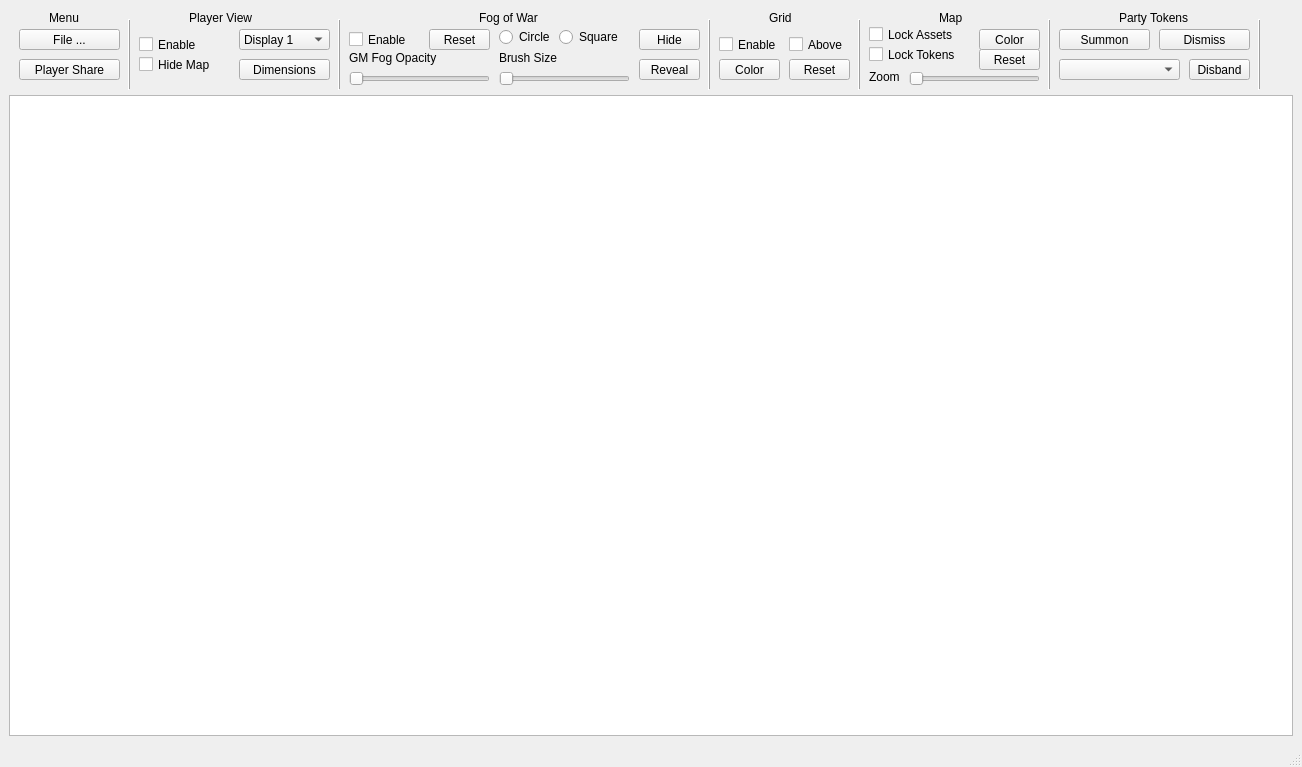
<?xml version="1.0" encoding="UTF-8"?>
<ui version="4.0">
 <class>MainWindow</class>
 <widget class="QMainWindow" name="MainWindow">
  <property name="geometry">
   <rect>
    <x>0</x>
    <y>0</y>
    <width>1302</width>
    <height>767</height>
   </rect>
  </property>
  <property name="windowTitle">
   <string>MainWindow</string>
  </property>
  <widget class="QWidget" name="centralwidget">
   <layout class="QVBoxLayout" name="verticalLayout">
    <item>
     <layout class="QVBoxLayout" name="verticalLayout_2" stretch="0,1">
      <property name="spacing">
       <number>0</number>
      </property>
      <property name="topMargin">
       <number>0</number>
      </property>
      <item>
       <widget class="QWidget" name="toolbar_widget" native="true">
        <property name="sizePolicy">
         <sizepolicy hsizetype="Preferred" vsizetype="Preferred">
          <horstretch>0</horstretch>
          <verstretch>0</verstretch>
         </sizepolicy>
        </property>
        <property name="minimumSize">
         <size>
          <width>0</width>
          <height>86</height>
         </size>
        </property>
        <property name="autoFillBackground">
         <bool>false</bool>
        </property>
        <property name="styleSheet">
         <string notr="true"/>
        </property>
        <widget class="QFrame" name="frame">
         <property name="geometry">
          <rect>
           <x>110</x>
           <y>10</y>
           <width>20</width>
           <height>71</height>
          </rect>
         </property>
         <property name="frameShape">
          <enum>QFrame::Shape::VLine</enum>
         </property>
         <property name="frameShadow">
          <enum>QFrame::Shadow::Raised</enum>
         </property>
        </widget>
        <widget class="QPushButton" name="fog_revealtool_btn">
         <property name="geometry">
          <rect>
           <x>630</x>
           <y>50</y>
           <width>61</width>
           <height>21</height>
          </rect>
         </property>
         <property name="text">
          <string>Reveal</string>
         </property>
        </widget>
        <widget class="QFrame" name="frame_3">
         <property name="geometry">
          <rect>
           <x>320</x>
           <y>10</y>
           <width>20</width>
           <height>71</height>
          </rect>
         </property>
         <property name="frameShape">
          <enum>QFrame::Shape::VLine</enum>
         </property>
         <property name="frameShadow">
          <enum>QFrame::Shadow::Raised</enum>
         </property>
        </widget>
        <widget class="QLabel" name="label_3">
         <property name="geometry">
          <rect>
           <x>470</x>
           <y>0</y>
           <width>71</width>
           <height>18</height>
          </rect>
         </property>
         <property name="text">
          <string>Fog of War</string>
         </property>
        </widget>
        <widget class="QCheckBox" name="show_playerview_checkBox">
         <property name="geometry">
          <rect>
           <x>130</x>
           <y>20</y>
           <width>91</width>
           <height>31</height>
          </rect>
         </property>
         <property name="text">
          <string>Enable</string>
         </property>
        </widget>
        <widget class="QPushButton" name="fog_reset_btn">
         <property name="geometry">
          <rect>
           <x>420</x>
           <y>20</y>
           <width>61</width>
           <height>21</height>
          </rect>
         </property>
         <property name="text">
          <string>Reset</string>
         </property>
        </widget>
        <widget class="QLabel" name="brush_label">
         <property name="geometry">
          <rect>
           <x>490</x>
           <y>40</y>
           <width>131</width>
           <height>18</height>
          </rect>
         </property>
         <property name="text">
          <string>Brush Size</string>
         </property>
        </widget>
        <widget class="QComboBox" name="displaySelect_comboBox">
         <property name="geometry">
          <rect>
           <x>230</x>
           <y>20</y>
           <width>91</width>
           <height>21</height>
          </rect>
         </property>
         <item>
          <property name="text">
           <string>Display 1</string>
          </property>
         </item>
         <item>
          <property name="text">
           <string>Display 2</string>
          </property>
         </item>
        </widget>
        <widget class="QRadioButton" name="fog_square_radio">
         <property name="geometry">
          <rect>
           <x>550</x>
           <y>20</y>
           <width>71</width>
           <height>16</height>
          </rect>
         </property>
         <property name="text">
          <string>Square</string>
         </property>
        </widget>
        <widget class="QPushButton" name="fog_hidetool_btn">
         <property name="geometry">
          <rect>
           <x>630</x>
           <y>20</y>
           <width>61</width>
           <height>21</height>
          </rect>
         </property>
         <property name="text">
          <string>Hide</string>
         </property>
        </widget>
        <widget class="QLabel" name="label">
         <property name="geometry">
          <rect>
           <x>40</x>
           <y>0</y>
           <width>41</width>
           <height>18</height>
          </rect>
         </property>
         <property name="text">
          <string>Menu</string>
         </property>
        </widget>
        <widget class="QRadioButton" name="fog_circle_radio">
         <property name="geometry">
          <rect>
           <x>490</x>
           <y>20</y>
           <width>61</width>
           <height>16</height>
          </rect>
         </property>
         <property name="text">
          <string>Circle</string>
         </property>
        </widget>
        <widget class="QPushButton" name="dimensions_btn">
         <property name="geometry">
          <rect>
           <x>230</x>
           <y>50</y>
           <width>91</width>
           <height>21</height>
          </rect>
         </property>
         <property name="text">
          <string>Dimensions</string>
         </property>
        </widget>
        <widget class="QCheckBox" name="fog_enable_checkBox">
         <property name="geometry">
          <rect>
           <x>340</x>
           <y>20</y>
           <width>91</width>
           <height>21</height>
          </rect>
         </property>
         <property name="text">
          <string>Enable</string>
         </property>
        </widget>
        <widget class="QLabel" name="label_2">
         <property name="geometry">
          <rect>
           <x>180</x>
           <y>0</y>
           <width>71</width>
           <height>18</height>
          </rect>
         </property>
         <property name="text">
          <string>Player View</string>
         </property>
        </widget>
        <widget class="QSlider" name="brush_slider">
         <property name="geometry">
          <rect>
           <x>490</x>
           <y>60</y>
           <width>131</width>
           <height>20</height>
          </rect>
         </property>
         <property name="orientation">
          <enum>Qt::Orientation::Horizontal</enum>
         </property>
        </widget>
        <widget class="QLabel" name="gmfog_label">
         <property name="geometry">
          <rect>
           <x>340</x>
           <y>40</y>
           <width>141</width>
           <height>18</height>
          </rect>
         </property>
         <property name="text">
          <string>GM Fog Opacity</string>
         </property>
        </widget>
        <widget class="QSlider" name="gmfog_slider">
         <property name="geometry">
          <rect>
           <x>340</x>
           <y>60</y>
           <width>141</width>
           <height>20</height>
          </rect>
         </property>
         <property name="orientation">
          <enum>Qt::Orientation::Horizontal</enum>
         </property>
        </widget>
        <widget class="QToolButton" name="web_toolbtn">
         <property name="geometry">
          <rect>
           <x>10</x>
           <y>50</y>
           <width>101</width>
           <height>21</height>
          </rect>
         </property>
         <property name="text">
          <string>Player Share</string>
         </property>
        </widget>
        <widget class="QToolButton" name="file_toolbtn">
         <property name="geometry">
          <rect>
           <x>10</x>
           <y>20</y>
           <width>101</width>
           <height>21</height>
          </rect>
         </property>
         <property name="text">
          <string>File ...</string>
         </property>
        </widget>
        <widget class="QLabel" name="label_4">
         <property name="geometry">
          <rect>
           <x>930</x>
           <y>0</y>
           <width>31</width>
           <height>18</height>
          </rect>
         </property>
         <property name="text">
          <string>Map</string>
         </property>
        </widget>
        <widget class="QCheckBox" name="lockmap_checkBox">
         <property name="geometry">
          <rect>
           <x>860</x>
           <y>10</y>
           <width>101</width>
           <height>31</height>
          </rect>
         </property>
         <property name="text">
          <string>Lock Assets</string>
         </property>
        </widget>
        <widget class="QCheckBox" name="locktokens_checkBox">
         <property name="geometry">
          <rect>
           <x>860</x>
           <y>30</y>
           <width>101</width>
           <height>31</height>
          </rect>
         </property>
         <property name="text">
          <string>Lock Tokens</string>
         </property>
        </widget>
        <widget class="QFrame" name="frame_6">
         <property name="geometry">
          <rect>
           <x>690</x>
           <y>10</y>
           <width>20</width>
           <height>71</height>
          </rect>
         </property>
         <property name="frameShape">
          <enum>QFrame::Shape::VLine</enum>
         </property>
         <property name="frameShadow">
          <enum>QFrame::Shadow::Raised</enum>
         </property>
         <widget class="QFrame" name="frame_7">
          <property name="geometry">
           <rect>
            <x>380</x>
            <y>0</y>
            <width>20</width>
            <height>71</height>
           </rect>
          </property>
          <property name="frameShape">
           <enum>QFrame::Shape::VLine</enum>
          </property>
          <property name="frameShadow">
           <enum>QFrame::Shadow::Raised</enum>
          </property>
         </widget>
        </widget>
        <widget class="QLabel" name="label_5">
         <property name="geometry">
          <rect>
           <x>760</x>
           <y>0</y>
           <width>31</width>
           <height>18</height>
          </rect>
         </property>
         <property name="text">
          <string>Grid</string>
         </property>
        </widget>
        <widget class="QCheckBox" name="grid_enable_checkBox">
         <property name="geometry">
          <rect>
           <x>710</x>
           <y>20</y>
           <width>91</width>
           <height>31</height>
          </rect>
         </property>
         <property name="text">
          <string>Enable</string>
         </property>
        </widget>
        <widget class="ColorPickerButton" name="gridcolor_toolbtn">
         <property name="geometry">
          <rect>
           <x>710</x>
           <y>50</y>
           <width>61</width>
           <height>21</height>
          </rect>
         </property>
         <property name="text">
          <string>Color</string>
         </property>
        </widget>
        <widget class="QFrame" name="frame_8">
         <property name="geometry">
          <rect>
           <x>840</x>
           <y>10</y>
           <width>20</width>
           <height>71</height>
          </rect>
         </property>
         <property name="frameShape">
          <enum>QFrame::Shape::VLine</enum>
         </property>
         <property name="frameShadow">
          <enum>QFrame::Shadow::Raised</enum>
         </property>
         <widget class="QFrame" name="frame_9">
          <property name="geometry">
           <rect>
            <x>380</x>
            <y>0</y>
            <width>20</width>
            <height>71</height>
           </rect>
          </property>
          <property name="frameShape">
           <enum>QFrame::Shape::VLine</enum>
          </property>
          <property name="frameShadow">
           <enum>QFrame::Shadow::Raised</enum>
          </property>
         </widget>
         <widget class="QFrame" name="frame_10">
          <property name="geometry">
           <rect>
            <x>20</x>
            <y>0</y>
            <width>20</width>
            <height>71</height>
           </rect>
          </property>
          <property name="frameShape">
           <enum>QFrame::Shape::VLine</enum>
          </property>
          <property name="frameShadow">
           <enum>QFrame::Shadow::Raised</enum>
          </property>
          <widget class="QFrame" name="frame_11">
           <property name="geometry">
            <rect>
             <x>380</x>
             <y>0</y>
             <width>20</width>
             <height>71</height>
            </rect>
           </property>
           <property name="frameShape">
            <enum>QFrame::Shape::VLine</enum>
           </property>
           <property name="frameShadow">
            <enum>QFrame::Shadow::Raised</enum>
           </property>
          </widget>
         </widget>
        </widget>
        <widget class="QCheckBox" name="gridabove_checkBox">
         <property name="geometry">
          <rect>
           <x>780</x>
           <y>20</y>
           <width>71</width>
           <height>31</height>
          </rect>
         </property>
         <property name="text">
          <string>Above</string>
         </property>
        </widget>
        <widget class="QToolButton" name="gridcolor_reset_toolbtn">
         <property name="geometry">
          <rect>
           <x>780</x>
           <y>50</y>
           <width>61</width>
           <height>21</height>
          </rect>
         </property>
         <property name="text">
          <string>Reset</string>
         </property>
        </widget>
        <widget class="QLabel" name="zoom_label">
         <property name="geometry">
          <rect>
           <x>860</x>
           <y>60</y>
           <width>41</width>
           <height>16</height>
          </rect>
         </property>
         <property name="text">
          <string>Zoom</string>
         </property>
        </widget>
        <widget class="QSlider" name="zoom_slider">
         <property name="geometry">
          <rect>
           <x>900</x>
           <y>60</y>
           <width>131</width>
           <height>20</height>
          </rect>
         </property>
         <property name="orientation">
          <enum>Qt::Orientation::Horizontal</enum>
         </property>
        </widget>
        <widget class="QFrame" name="frame_12">
         <property name="geometry">
          <rect>
           <x>1030</x>
           <y>10</y>
           <width>20</width>
           <height>71</height>
          </rect>
         </property>
         <property name="frameShape">
          <enum>QFrame::Shape::VLine</enum>
         </property>
         <property name="frameShadow">
          <enum>QFrame::Shadow::Raised</enum>
         </property>
         <widget class="QFrame" name="frame_13">
          <property name="geometry">
           <rect>
            <x>380</x>
            <y>0</y>
            <width>20</width>
            <height>71</height>
           </rect>
          </property>
          <property name="frameShape">
           <enum>QFrame::Shape::VLine</enum>
          </property>
          <property name="frameShadow">
           <enum>QFrame::Shadow::Raised</enum>
          </property>
         </widget>
         <widget class="QFrame" name="frame_14">
          <property name="geometry">
           <rect>
            <x>20</x>
            <y>0</y>
            <width>20</width>
            <height>71</height>
           </rect>
          </property>
          <property name="frameShape">
           <enum>QFrame::Shape::VLine</enum>
          </property>
          <property name="frameShadow">
           <enum>QFrame::Shadow::Raised</enum>
          </property>
          <widget class="QFrame" name="frame_15">
           <property name="geometry">
            <rect>
             <x>380</x>
             <y>0</y>
             <width>20</width>
             <height>71</height>
            </rect>
           </property>
           <property name="frameShape">
            <enum>QFrame::Shape::VLine</enum>
           </property>
           <property name="frameShadow">
            <enum>QFrame::Shadow::Raised</enum>
           </property>
          </widget>
         </widget>
        </widget>
        <widget class="ColorPickerButton" name="bgcolor_toolbtn">
         <property name="geometry">
          <rect>
           <x>970</x>
           <y>20</y>
           <width>61</width>
           <height>21</height>
          </rect>
         </property>
         <property name="text">
          <string>Color</string>
         </property>
        </widget>
        <widget class="QToolButton" name="bgcolor_reset_toolbtn">
         <property name="geometry">
          <rect>
           <x>970</x>
           <y>40</y>
           <width>61</width>
           <height>21</height>
          </rect>
         </property>
         <property name="text">
          <string>Reset</string>
         </property>
        </widget>
        <widget class="QLabel" name="label_6">
         <property name="geometry">
          <rect>
           <x>1110</x>
           <y>0</y>
           <width>71</width>
           <height>18</height>
          </rect>
         </property>
         <property name="text">
          <string>Party Tokens</string>
         </property>
        </widget>
        <widget class="QToolButton" name="placeParty_btn">
         <property name="geometry">
          <rect>
           <x>1050</x>
           <y>20</y>
           <width>91</width>
           <height>21</height>
          </rect>
         </property>
         <property name="text">
          <string>Summon</string>
         </property>
        </widget>
        <widget class="QToolButton" name="removeParty_btn">
         <property name="geometry">
          <rect>
           <x>1150</x>
           <y>20</y>
           <width>91</width>
           <height>21</height>
          </rect>
         </property>
         <property name="text">
          <string>Dismiss</string>
         </property>
        </widget>
        <widget class="QToolButton" name="clearParty_btn">
         <property name="geometry">
          <rect>
           <x>1180</x>
           <y>50</y>
           <width>61</width>
           <height>21</height>
          </rect>
         </property>
         <property name="text">
          <string>Disband</string>
         </property>
        </widget>
        <widget class="QComboBox" name="partyMembers_comboBox">
         <property name="geometry">
          <rect>
           <x>1050</x>
           <y>50</y>
           <width>121</width>
           <height>21</height>
          </rect>
         </property>
        </widget>
        <widget class="QFrame" name="frame_16">
         <property name="geometry">
          <rect>
           <x>1240</x>
           <y>10</y>
           <width>20</width>
           <height>71</height>
          </rect>
         </property>
         <property name="frameShape">
          <enum>QFrame::Shape::VLine</enum>
         </property>
         <property name="frameShadow">
          <enum>QFrame::Shadow::Raised</enum>
         </property>
         <widget class="QFrame" name="frame_17">
          <property name="geometry">
           <rect>
            <x>380</x>
            <y>0</y>
            <width>20</width>
            <height>71</height>
           </rect>
          </property>
          <property name="frameShape">
           <enum>QFrame::Shape::VLine</enum>
          </property>
          <property name="frameShadow">
           <enum>QFrame::Shadow::Raised</enum>
          </property>
         </widget>
         <widget class="QFrame" name="frame_18">
          <property name="geometry">
           <rect>
            <x>20</x>
            <y>0</y>
            <width>20</width>
            <height>71</height>
           </rect>
          </property>
          <property name="frameShape">
           <enum>QFrame::Shape::VLine</enum>
          </property>
          <property name="frameShadow">
           <enum>QFrame::Shadow::Raised</enum>
          </property>
          <widget class="QFrame" name="frame_19">
           <property name="geometry">
            <rect>
             <x>380</x>
             <y>0</y>
             <width>20</width>
             <height>71</height>
            </rect>
           </property>
           <property name="frameShape">
            <enum>QFrame::Shape::VLine</enum>
           </property>
           <property name="frameShadow">
            <enum>QFrame::Shadow::Raised</enum>
           </property>
          </widget>
         </widget>
        </widget>
        <widget class="QCheckBox" name="hide_playerview_checkBox">
         <property name="geometry">
          <rect>
           <x>130</x>
           <y>40</y>
           <width>91</width>
           <height>31</height>
          </rect>
         </property>
         <property name="text">
          <string>Hide Map</string>
         </property>
        </widget>
       </widget>
      </item>
      <item>
       <widget class="QGraphicsView" name="graphicsView"/>
      </item>
     </layout>
    </item>
   </layout>
  </widget>
  <widget class="QStatusBar" name="statusbar"/>
 </widget>
 <customwidgets>
  <customwidget>
   <class>ColorPickerButton</class>
   <extends>QToolButton</extends>
   <header>.colorbutton</header>
  </customwidget>
 </customwidgets>
 <resources/>
 <connections/>
</ui>
